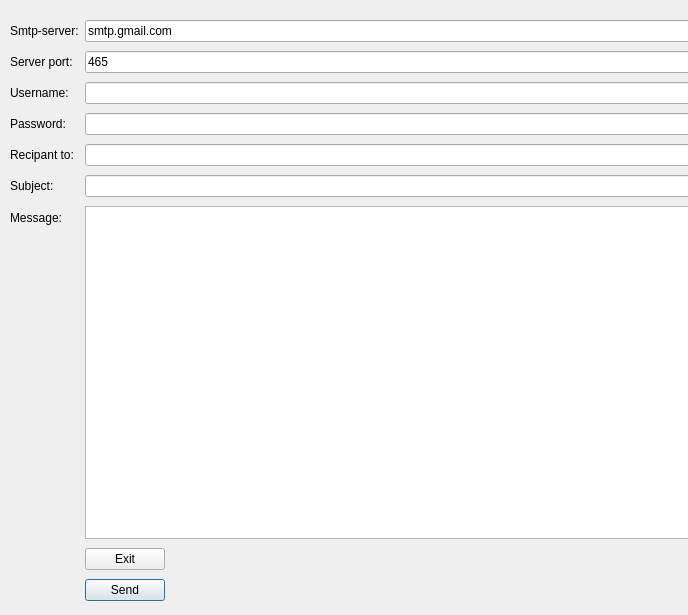
<?xml version="1.0" encoding="UTF-8"?>
<ui version="4.0">
 <class>smtp</class>
 <widget class="QDialog" name="smtp">
  <property name="geometry">
   <rect>
    <x>0</x>
    <y>0</y>
    <width>688</width>
    <height>615</height>
   </rect>
  </property>
  <property name="windowTitle">
   <string>Dialog</string>
  </property>
  <widget class="QWidget" name="layoutWidget">
   <property name="geometry">
    <rect>
     <x>10</x>
     <y>20</y>
     <width>681</width>
     <height>581</height>
    </rect>
   </property>
   <layout class="QFormLayout" name="formLayout">
    <property name="fieldGrowthPolicy">
     <enum>QFormLayout::ExpandingFieldsGrow</enum>
    </property>
    <property name="rowWrapPolicy">
     <enum>QFormLayout::WrapLongRows</enum>
    </property>
    <property name="verticalSpacing">
     <number>9</number>
    </property>
    <item row="0" column="0">
     <widget class="QLabel" name="label">
      <property name="text">
       <string>Smtp-server:</string>
      </property>
     </widget>
    </item>
    <item row="1" column="0">
     <widget class="QLabel" name="label_2">
      <property name="text">
       <string>Server port:</string>
      </property>
     </widget>
    </item>
    <item row="2" column="0">
     <widget class="QLabel" name="label_3">
      <property name="text">
       <string>Username:</string>
      </property>
     </widget>
    </item>
    <item row="3" column="0">
     <widget class="QLabel" name="label_4">
      <property name="text">
       <string>Password:</string>
      </property>
     </widget>
    </item>
    <item row="4" column="0">
     <widget class="QLabel" name="label_5">
      <property name="text">
       <string>Recipant to:</string>
      </property>
     </widget>
    </item>
    <item row="5" column="0">
     <widget class="QLabel" name="label_6">
      <property name="text">
       <string>Subject:</string>
      </property>
     </widget>
    </item>
    <item row="6" column="0">
     <widget class="QLabel" name="label_7">
      <property name="text">
       <string>Message:</string>
      </property>
     </widget>
    </item>
    <item row="0" column="1">
     <widget class="QLineEdit" name="server">
      <property name="text">
       <string>smtp.gmail.com</string>
      </property>
     </widget>
    </item>
    <item row="1" column="1">
     <widget class="QLineEdit" name="port">
      <property name="text">
       <string>465</string>
      </property>
     </widget>
    </item>
    <item row="2" column="1">
     <widget class="QLineEdit" name="uname"/>
    </item>
    <item row="3" column="1">
     <widget class="QLineEdit" name="paswd">
      <property name="inputMask">
       <string/>
      </property>
      <property name="echoMode">
       <enum>QLineEdit::Password</enum>
      </property>
     </widget>
    </item>
    <item row="4" column="1">
     <widget class="QLineEdit" name="rcpt"/>
    </item>
    <item row="5" column="1">
     <widget class="QLineEdit" name="subject"/>
    </item>
    <item row="6" column="1">
     <widget class="QPlainTextEdit" name="msg"/>
    </item>
    <item row="8" column="1">
     <widget class="QPushButton" name="sendBtn">
      <property name="text">
       <string>Send</string>
      </property>
     </widget>
    </item>
    <item row="7" column="1">
     <widget class="QPushButton" name="exitBtn">
      <property name="text">
       <string>Exit</string>
      </property>
     </widget>
    </item>
   </layout>
  </widget>
 </widget>
 <resources/>
 <connections/>
</ui>
